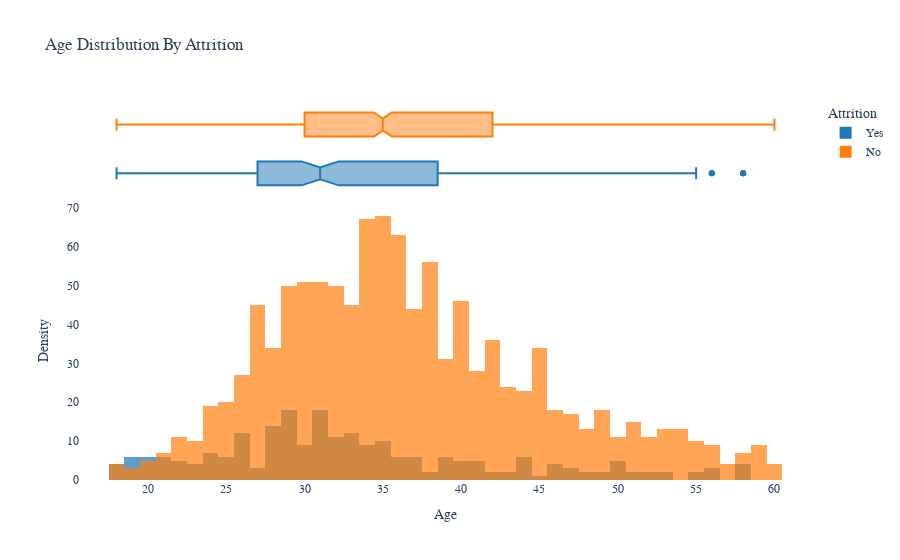

Write notebook code for a chart like this one.
### Markdown cell above
**ATTRITION - AGE**

### Code cell
fig = px.histogram(
    new_df,x="age",color="attrition",
    title="Age Distribution By Attrition",labels={"age": "Age"},template="plotly",
    opacity=0.7,barmode="overlay",color_discrete_sequence=["#1f77b4", "#ff7f0e"],histnorm="density",marginal="box"
)

fig.update_layout(
    xaxis_title="Age",
    yaxis_title="Density",
    legend_title="Attrition",
    showlegend=True,
    font={"family":"Arial", "size":12},
    plot_bgcolor="white",
)


fig.show()

### Figure 1 — Plotly figure (JSON) as saved in the notebook; plotly's stock layout.template omitted (floating-point values rounded to 4 significant figures; data arrays with more than 128 entries replaced by an {"elided": "..."} marker saying what was removed)
{"data": [{"alignmentgroup": "True", "bingroup": "x", "histnorm": "density", "hovertemplate": "attrition=Yes<br>Age=%{x}<br>density=%{y}<extra></extra>", "legendgroup": "Yes", "marker": {"color": "#1f77b4", "opacity": 0.7, "pattern": {"shape": ""}}, "name": "Yes", "offsetgroup": "Yes", "orientation": "v", "showlegend": true, "type": "histogram", "x": {"elided": "232 int values"}, "xaxis": "x", "yaxis": "y"}, {"alignmentgroup": "True", "hovertemplate": "attrition=Yes<br>Age=%{x}<extra></extra>", "legendgroup": "Yes", "marker": {"color": "#1f77b4"}, "name": "Yes", "notched": true, "offsetgroup": "Yes", "showlegend": false, "type": "box", "x": {"elided": "232 int values"}, "xaxis": "x2", "yaxis": "y2"}, {"alignmentgroup": "True", "bingroup": "x", "histnorm": "density", "hovertemplate": "attrition=No<br>Age=%{x}<br>density=%{y}<extra></extra>", "legendgroup": "No", "marker": {"color": "#ff7f0e", "opacity": 0.7, "pattern": {"shape": ""}}, "name": "No", "offsetgroup": "No", "orientation": "v", "showlegend": true, "type": "histogram", "x": {"elided": "1124 int values"}, "xaxis": "x", "yaxis": "y"}, {"alignmentgroup": "True", "hovertemplate": "attrition=No<br>Age=%{x}<extra></extra>", "legendgroup": "No", "marker": {"color": "#ff7f0e"}, "name": "No", "notched": true, "offsetgroup": "No", "showlegend": false, "type": "box", "x": {"elided": "1124 int values"}, "xaxis": "x2", "yaxis": "y2"}], "layout": {"barmode": "overlay", "font": {"family": "Arial", "size": 12}, "legend": {"title": {"text": "Attrition"}, "tracegroupgap": 0}, "plot_bgcolor": "white", "showlegend": true, "title": {"text": "Age Distribution By Attrition"}, "xaxis": {"anchor": "y", "domain": [0, 1], "title": {"text": "Age"}, "type": "linear", "range": [15.67, 62.33], "autorange": true}, "xaxis2": {"anchor": "y2", "domain": [0, 1], "matches": "x", "showgrid": true, "showticklabels": false, "type": "linear", "range": [15.67, 62.33], "autorange": true}, "yaxis": {"anchor": "x", "domain": [0, 0.7326], "title": {"text": "Density"}, "range": [0, 71.58], "autorange": true}, "yaxis2": {"anchor": "x2", "domain": [0.7426, 1], "matches": "y2", "showgrid": false, "showline": false, "showticklabels": false, "ticks": "", "type": "category", "range": [-0.5, 1.5], "autorange": true}, "autosize": true}}
